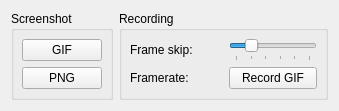
      <widget class="QWidget" name="tabCapture">
       <attribute name="icon">
        <iconset resource="resources.qrc">
         <normaloff>:/icons/resources/icons/capture.png</normaloff>:/icons/resources/icons/capture.png</iconset>
       </attribute>
       <attribute name="title">
        <string>Capture</string>
       </attribute>
       <layout class="QVBoxLayout" name="verticalLayout_4">
        <item>
         <layout class="QHBoxLayout" name="horizontalLayout_17">
          <item>
           <widget class="QGroupBox" name="screenshotgroup">
            <property name="sizePolicy">
             <sizepolicy hsizetype="Preferred" vsizetype="Preferred">
              <horstretch>0</horstretch>
              <verstretch>0</verstretch>
             </sizepolicy>
            </property>
            <property name="title">
             <string>Screenshot</string>
            </property>
            <layout class="QVBoxLayout" name="verticalLayout_8">
             <property name="leftMargin">
              <number>8</number>
             </property>
             <property name="topMargin">
              <number>8</number>
             </property>
             <property name="rightMargin">
              <number>8</number>
             </property>
             <property name="bottomMargin">
              <number>8</number>
             </property>
             <item>
              <widget class="QPushButton" name="buttonGIFScreenshot">
               <property name="sizePolicy">
                <sizepolicy hsizetype="Preferred" vsizetype="Maximum">
                 <horstretch>0</horstretch>
                 <verstretch>0</verstretch>
                </sizepolicy>
               </property>
               <property name="text">
                <string>GIF</string>
               </property>
              </widget>
             </item>
             <item>
              <widget class="QPushButton" name="buttonScreenshot">
               <property name="sizePolicy">
                <sizepolicy hsizetype="Preferred" vsizetype="Maximum">
                 <horstretch>0</horstretch>
                 <verstretch>0</verstretch>
                </sizepolicy>
               </property>
               <property name="maximumSize">
                <size>
                 <width>160</width>
                 <height>16777215</height>
                </size>
               </property>
               <property name="text">
                <string>PNG</string>
               </property>
              </widget>
             </item>
            </layout>
           </widget>
          </item>
          <item>
           <widget class="QGroupBox" name="gifoptionsgroup">
            <property name="sizePolicy">
             <sizepolicy hsizetype="Preferred" vsizetype="Preferred">
              <horstretch>0</horstretch>
              <verstretch>0</verstretch>
             </sizepolicy>
            </property>
            <property name="title">
             <string>Recording</string>
            </property>
            <layout class="QGridLayout" name="gridLayout">
             <property name="leftMargin">
              <number>8</number>
             </property>
             <property name="topMargin">
              <number>8</number>
             </property>
             <property name="rightMargin">
              <number>8</number>
             </property>
             <property name="bottomMargin">
              <number>8</number>
             </property>
             <item row="2" column="4">
              <spacer name="horizontalSpacer_11">
               <property name="orientation">
                <enum>Qt::Horizontal</enum>
               </property>
               <property name="sizeHint" stdset="0">
                <size>
                 <width>0</width>
                 <height>20</height>
                </size>
               </property>
              </spacer>
             </item>
             <item row="2" column="0">
              <widget class="QLabel" name="frameskipTextLabel">
               <property name="text">
                <string>Frame skip:</string>
               </property>
              </widget>
             </item>
             <item row="2" column="1">
              <widget class="QLabel" name="frameskipLabel">
               <property name="minimumSize">
                <size>
                 <width>16</width>
                 <height>0</height>
                </size>
               </property>
               <property name="alignment">
                <set>Qt::AlignRight|Qt::AlignTrailing|Qt::AlignVCenter</set>
               </property>
              </widget>
             </item>
             <item row="2" column="3">
              <widget class="QSlider" name="frameskipSlider">
               <property name="sizePolicy">
                <sizepolicy hsizetype="Expanding" vsizetype="Preferred">
                 <horstretch>1</horstretch>
                 <verstretch>0</verstretch>
                </sizepolicy>
               </property>
               <property name="minimumSize">
                <size>
                 <width>50</width>
                 <height>0</height>
                </size>
               </property>
               <property name="maximumSize">
                <size>
                 <width>300</width>
                 <height>16777215</height>
                </size>
               </property>
               <property name="minimum">
                <number>1</number>
               </property>
               <property name="maximum">
                <number>11</number>
               </property>
               <property name="pageStep">
                <number>2</number>
               </property>
               <property name="value">
                <number>3</number>
               </property>
               <property name="sliderPosition">
                <number>3</number>
               </property>
               <property name="orientation">
                <enum>Qt::Horizontal</enum>
               </property>
               <property name="invertedAppearance">
                <bool>false</bool>
               </property>
               <property name="invertedControls">
                <bool>false</bool>
               </property>
               <property name="tickPosition">
                <enum>QSlider::TicksBelow</enum>
               </property>
               <property name="tickInterval">
                <number>2</number>
               </property>
              </widget>
             </item>
             <item row="3" column="1">
              <widget class="QLabel" name="framerateLabel">
               <property name="minimumSize">
                <size>
                 <width>24</width>
                 <height>0</height>
                </size>
               </property>
               <property name="text">
                <string/>
               </property>
               <property name="alignment">
                <set>Qt::AlignRight|Qt::AlignTrailing|Qt::AlignVCenter</set>
               </property>
              </widget>
             </item>
             <item row="3" column="3" alignment="Qt::AlignHCenter">
              <widget class="QPushButton" name="buttonGIF">
               <property name="sizePolicy">
                <sizepolicy hsizetype="Maximum" vsizetype="Fixed">
                 <horstretch>0</horstretch>
                 <verstretch>0</verstretch>
                </sizepolicy>
               </property>
               <property name="minimumSize">
                <size>
                 <width>88</width>
                 <height>0</height>
                </size>
               </property>
               <property name="text">
                <string>Record GIF</string>
               </property>
              </widget>
             </item>
             <item row="3" column="0">
              <widget class="QLabel" name="framerateTextLabel">
               <property name="text">
                <string>Framerate:</string>
               </property>
              </widget>
             </item>
            </layout>
           </widget>
          </item>
         </layout>
        </item>
        <item>
         <spacer name="verticalSpacer">
          <property name="orientation">
           <enum>Qt::Vertical</enum>
          </property>
          <property name="sizeHint" stdset="0">
           <size>
            <width>0</width>
            <height>0</height>
           </size>
          </property>
         </spacer>
        </item>
       </layout>
      </widget>
